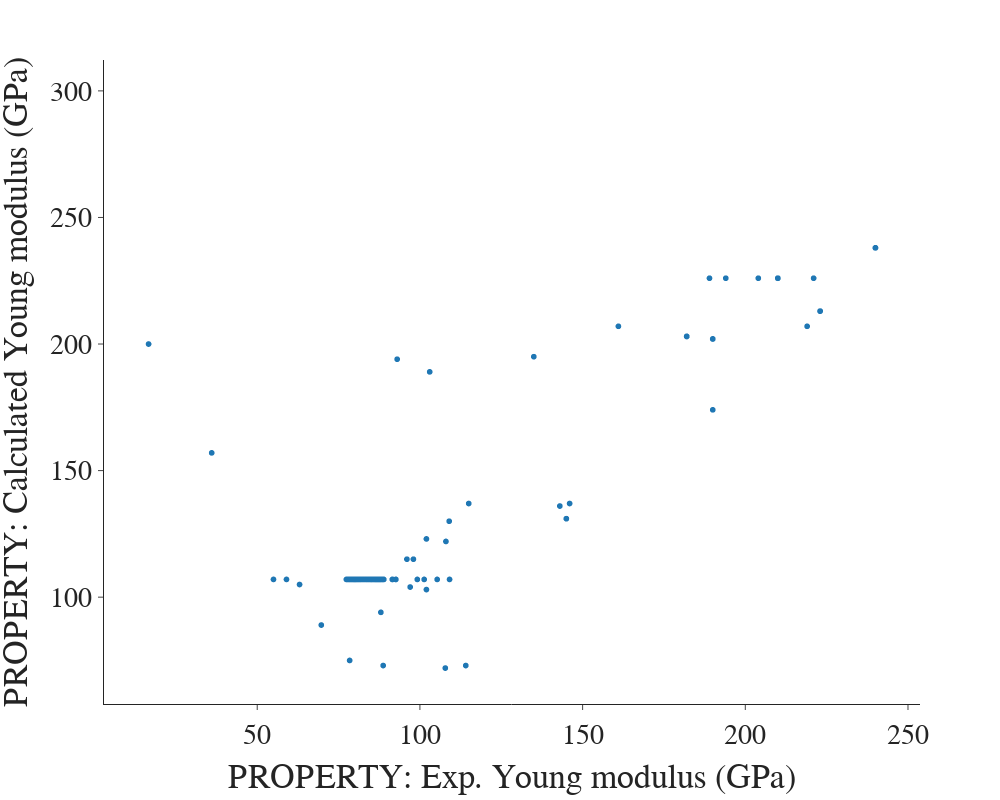

Notebook cell for this chart:
### Code cell
pio.templates.default = "simple_white"

prop = 'PROPERTY: UTS (MPa)'

#fig = px.scatter(df, prop, 'PROPERTY: YS (MPa)', hover_data=['FORMULA'])
fig = px.scatter(df, 'PROPERTY: Exp. Young modulus (GPa)', 'PROPERTY: Calculated Young modulus (GPa)', hover_data=['FORMULA'])

#fig.add_trace(go.Scatter(x=[0, 4000], y=[0, 4000]))
fig.update_layout(font=dict(family="Barlow Semi Condensed", size=28)) 
fig.update_layout(showlegend=False)
fig.update_layout(width=1000, height=800)
fig.show()

### Figure 1 — Plotly figure (JSON) as saved in the notebook; plotly's stock layout.template omitted (floating-point values rounded to 4 significant figures; data arrays with more than 128 entries replaced by an {"elided": "..."} marker saying what was removed)
{"data": [{"customdata": {"elided": "1550x1 str values"}, "hoverlabel": {"namelength": 0}, "hovertemplate": "PROPERTY: Exp. Young modulus (GPa)=%{x}<br>PROPERTY: Calculated Young modulus (GPa)=%{y}<br>FORMULA=%{customdata[0]}", "legendgroup": "", "marker": {"color": "#1F77B4", "symbol": "circle"}, "mode": "markers", "name": "", "showlegend": false, "type": "scattergl", "x": {"elided": "1550 float values"}, "xaxis": "x", "y": {"elided": "1550 int values"}, "yaxis": "y"}], "layout": {"font": {"family": "Barlow Semi Condensed", "size": 28}, "height": 800, "legend": {"tracegroupgap": 0}, "margin": {"t": 60}, "showlegend": false, "width": 1000, "xaxis": {"anchor": "y", "autorange": true, "domain": [0, 1], "range": [2.908, 253.7], "title": {"text": "PROPERTY: Exp. Young modulus (GPa)"}, "type": "linear"}, "yaxis": {"anchor": "x", "autorange": true, "domain": [0, 1], "range": [57.8, 312.2], "title": {"text": "PROPERTY: Calculated Young modulus (GPa)"}, "type": "linear"}}}
